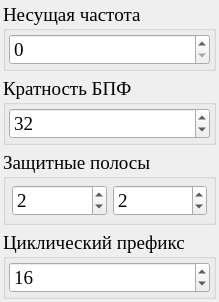
              <widget class="QWidget" name="OFDM_page">
               <property name="sizePolicy">
                <sizepolicy hsizetype="Preferred" vsizetype="Fixed">
                 <horstretch>0</horstretch>
                 <verstretch>0</verstretch>
                </sizepolicy>
               </property>
               <layout class="QVBoxLayout" name="verticalLayout_16">
                <property name="leftMargin">
                 <number>3</number>
                </property>
                <property name="topMargin">
                 <number>3</number>
                </property>
                <property name="rightMargin">
                 <number>3</number>
                </property>
                <property name="bottomMargin">
                 <number>3</number>
                </property>
                <item>
                 <widget class="QGroupBox" name="OFDM_fc_GroupBox">
                  <property name="sizePolicy">
                   <sizepolicy hsizetype="Preferred" vsizetype="Fixed">
                    <horstretch>0</horstretch>
                    <verstretch>0</verstretch>
                   </sizepolicy>
                  </property>
                  <property name="font">
                   <font>
                    <family>Times New Roman</family>
                    <pointsize>14</pointsize>
                   </font>
                  </property>
                  <property name="title">
                   <string>Несущая частота</string>
                  </property>
                  <layout class="QVBoxLayout" name="verticalLayout_17">
                   <property name="leftMargin">
                    <number>3</number>
                   </property>
                   <property name="topMargin">
                    <number>3</number>
                   </property>
                   <property name="rightMargin">
                    <number>3</number>
                   </property>
                   <property name="bottomMargin">
                    <number>3</number>
                   </property>
                   <item>
                    <widget class="QSpinBox" name="OFDM_fc_SpinBox">
                     <property name="maximum">
                      <number>100000000</number>
                     </property>
                     <property name="singleStep">
                      <number>500000</number>
                     </property>
                     <property name="value">
                      <number>0</number>
                     </property>
                    </widget>
                   </item>
                  </layout>
                 </widget>
                </item>
                <item>
                 <widget class="QGroupBox" name="OFDM_Nfft_GroupBox">
                  <property name="sizePolicy">
                   <sizepolicy hsizetype="Preferred" vsizetype="Fixed">
                    <horstretch>0</horstretch>
                    <verstretch>0</verstretch>
                   </sizepolicy>
                  </property>
                  <property name="font">
                   <font>
                    <family>Times New Roman</family>
                    <pointsize>14</pointsize>
                   </font>
                  </property>
                  <property name="title">
                   <string>Кратность БПФ</string>
                  </property>
                  <layout class="QVBoxLayout" name="verticalLayout_18">
                   <property name="leftMargin">
                    <number>3</number>
                   </property>
                   <property name="topMargin">
                    <number>3</number>
                   </property>
                   <property name="rightMargin">
                    <number>3</number>
                   </property>
                   <property name="bottomMargin">
                    <number>3</number>
                   </property>
                   <item>
                    <widget class="QSpinBox" name="OFDM_Nfft_SpinBox">
                     <property name="maximum">
                      <number>128</number>
                     </property>
                     <property name="singleStep">
                      <number>8</number>
                     </property>
                     <property name="value">
                      <number>32</number>
                     </property>
                    </widget>
                   </item>
                  </layout>
                 </widget>
                </item>
                <item>
                 <widget class="QGroupBox" name="OFDM_GB_GroupBox">
                  <property name="sizePolicy">
                   <sizepolicy hsizetype="Preferred" vsizetype="Fixed">
                    <horstretch>0</horstretch>
                    <verstretch>0</verstretch>
                   </sizepolicy>
                  </property>
                  <property name="font">
                   <font>
                    <family>Times New Roman</family>
                    <pointsize>14</pointsize>
                   </font>
                  </property>
                  <property name="title">
                   <string>Защитные полосы</string>
                  </property>
                  <layout class="QVBoxLayout" name="verticalLayout_19">
                   <property name="leftMargin">
                    <number>3</number>
                   </property>
                   <property name="topMargin">
                    <number>3</number>
                   </property>
                   <property name="rightMargin">
                    <number>3</number>
                   </property>
                   <property name="bottomMargin">
                    <number>3</number>
                   </property>
                   <item>
                    <layout class="QHBoxLayout" name="horizontalLayout">
                     <property name="leftMargin">
                      <number>3</number>
                     </property>
                     <property name="topMargin">
                      <number>3</number>
                     </property>
                     <property name="rightMargin">
                      <number>3</number>
                     </property>
                     <property name="bottomMargin">
                      <number>3</number>
                     </property>
                     <item>
                      <widget class="QSpinBox" name="OFDM_GB_DC_SpinBox">
                       <property name="value">
                        <number>2</number>
                       </property>
                      </widget>
                     </item>
                     <item>
                      <widget class="QSpinBox" name="OFDM_GBNyq_SpinBox">
                       <property name="value">
                        <number>2</number>
                       </property>
                      </widget>
                     </item>
                    </layout>
                   </item>
                  </layout>
                 </widget>
                </item>
                <item>
                 <widget class="QGroupBox" name="OFDM_CyclePref_GroupBox">
                  <property name="sizePolicy">
                   <sizepolicy hsizetype="Preferred" vsizetype="Fixed">
                    <horstretch>0</horstretch>
                    <verstretch>0</verstretch>
                   </sizepolicy>
                  </property>
                  <property name="font">
                   <font>
                    <family>Times New Roman</family>
                    <pointsize>14</pointsize>
                   </font>
                  </property>
                  <property name="title">
                   <string>Циклический префикс</string>
                  </property>
                  <layout class="QVBoxLayout" name="verticalLayout_20">
                   <property name="leftMargin">
                    <number>3</number>
                   </property>
                   <property name="topMargin">
                    <number>3</number>
                   </property>
                   <property name="rightMargin">
                    <number>3</number>
                   </property>
                   <property name="bottomMargin">
                    <number>3</number>
                   </property>
                   <item>
                    <widget class="QSpinBox" name="OFDM_CyclePref_SpinBox">
                     <property name="maximum">
                      <number>128</number>
                     </property>
                     <property name="value">
                      <number>16</number>
                     </property>
                    </widget>
                   </item>
                  </layout>
                 </widget>
                </item>
               </layout>
              </widget>
